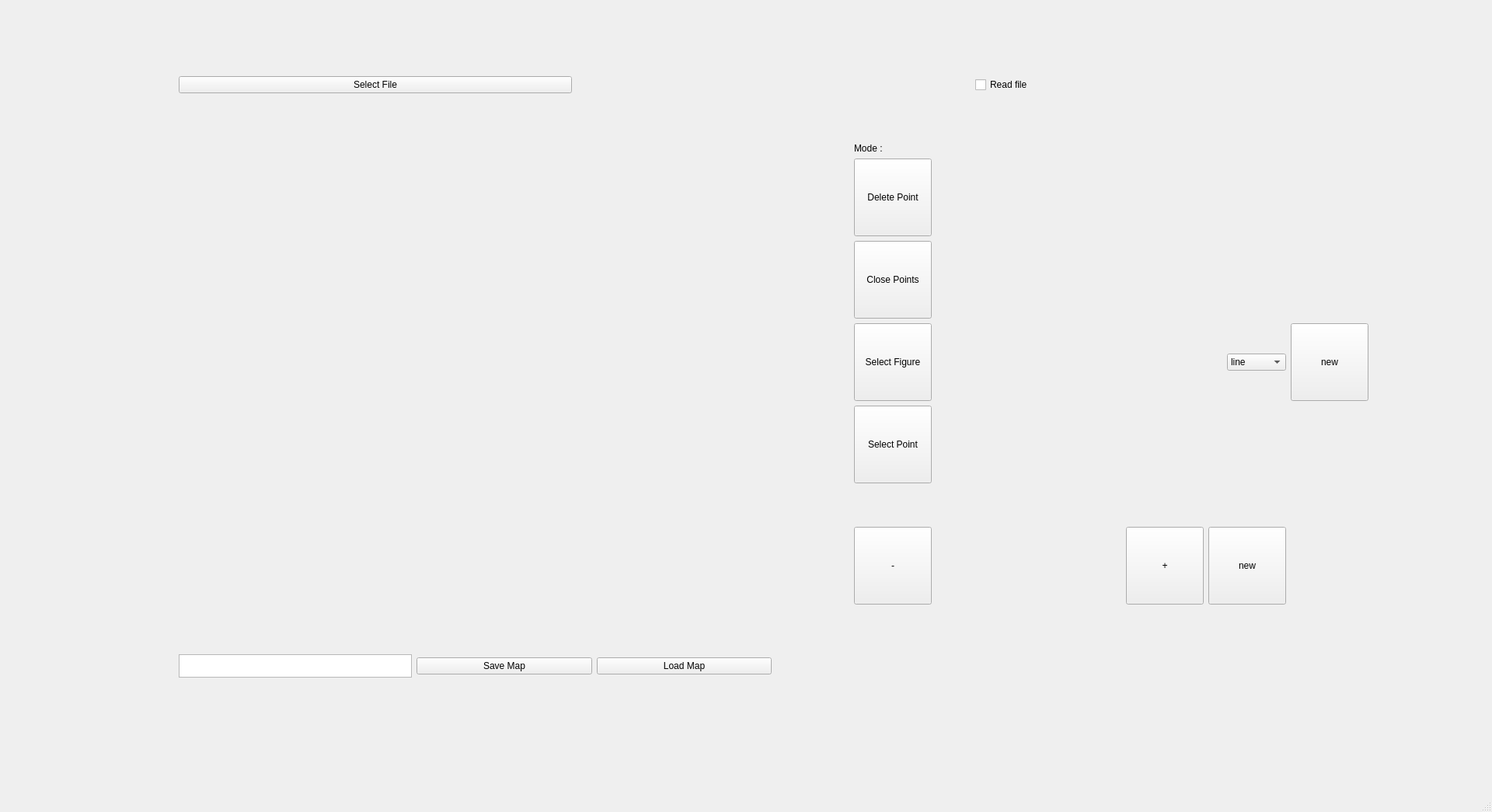
<?xml version="1.0" encoding="UTF-8"?>
<ui version="4.0">
 <class>MainWindow</class>
 <widget class="QMainWindow" name="MainWindow">
  <property name="geometry">
   <rect>
    <x>0</x>
    <y>0</y>
    <width>1920</width>
    <height>1045</height>
   </rect>
  </property>
  <property name="windowTitle">
   <string>MainWindow</string>
  </property>
  <widget class="QWidget" name="centralwidget">
   <widget class="QWidget" name="gridLayoutWidget">
    <property name="geometry">
     <rect>
      <x>230</x>
      <y>40</y>
      <width>1531</width>
      <height>891</height>
     </rect>
    </property>
    <layout class="QGridLayout" name="gridLayout">
     <item row="4" column="0">
      <layout class="QHBoxLayout" name="horizontalLayout">
       <item>
        <widget class="QTextEdit" name="NameTextEdit">
         <property name="maximumSize">
          <size>
           <width>300</width>
           <height>30</height>
          </size>
         </property>
        </widget>
       </item>
       <item>
        <widget class="QPushButton" name="SaveMapButton">
         <property name="text">
          <string>Save Map</string>
         </property>
        </widget>
       </item>
       <item>
        <widget class="QPushButton" name="LoadMapButton">
         <property name="text">
          <string>Load Map</string>
         </property>
        </widget>
       </item>
      </layout>
     </item>
     <item row="3" column="0">
      <layout class="QGridLayout" name="gridLayout_2"/>
     </item>
     <item row="3" column="1">
      <layout class="QGridLayout" name="gridLayout_5">
       <property name="leftMargin">
        <number>100</number>
       </property>
       <item row="4" column="0">
        <widget class="QPushButton" name="SelectPointButton">
         <property name="minimumSize">
          <size>
           <width>100</width>
           <height>100</height>
          </size>
         </property>
         <property name="text">
          <string>Select Point</string>
         </property>
        </widget>
       </item>
       <item row="1" column="1">
        <spacer name="horizontalSpacer">
         <property name="orientation">
          <enum>Qt::Horizontal</enum>
         </property>
         <property name="sizeHint" stdset="0">
          <size>
           <width>40</width>
           <height>20</height>
          </size>
         </property>
        </spacer>
       </item>
       <item row="0" column="0" colspan="2">
        <widget class="QLabel" name="ModeLabel">
         <property name="maximumSize">
          <size>
           <width>16777215</width>
           <height>50</height>
          </size>
         </property>
         <property name="text">
          <string>Mode : </string>
         </property>
        </widget>
       </item>
       <item row="1" column="0" alignment="Qt::AlignHCenter">
        <widget class="QPushButton" name="DeleteModeButton">
         <property name="minimumSize">
          <size>
           <width>100</width>
           <height>100</height>
          </size>
         </property>
         <property name="text">
          <string>Delete Point</string>
         </property>
        </widget>
       </item>
       <item row="3" column="0" alignment="Qt::AlignHCenter">
        <widget class="QPushButton" name="SelectFigureButton">
         <property name="minimumSize">
          <size>
           <width>100</width>
           <height>100</height>
          </size>
         </property>
         <property name="text">
          <string>Select Figure</string>
         </property>
        </widget>
       </item>
       <item row="3" column="2">
        <widget class="QComboBox" name="ModeComboBox">
         <item>
          <property name="text">
           <string>line</string>
          </property>
         </item>
         <item>
          <property name="text">
           <string>fond</string>
          </property>
         </item>
         <item>
          <property name="text">
           <string>obstacle</string>
          </property>
         </item>
        </widget>
       </item>
       <item row="3" column="1">
        <widget class="QLabel" name="FiguresLabel">
         <property name="text">
          <string/>
         </property>
        </widget>
       </item>
       <item row="5" column="0" colspan="3">
        <layout class="QGridLayout" name="gridLayout_3">
         <property name="topMargin">
          <number>50</number>
         </property>
         <item row="0" column="0">
          <widget class="QPushButton" name="floorLessButton">
           <property name="minimumSize">
            <size>
             <width>100</width>
             <height>100</height>
            </size>
           </property>
           <property name="maximumSize">
            <size>
             <width>100</width>
             <height>100</height>
            </size>
           </property>
           <property name="text">
            <string>-</string>
           </property>
          </widget>
         </item>
         <item row="0" column="2">
          <widget class="QPushButton" name="floorMoreButton">
           <property name="minimumSize">
            <size>
             <width>100</width>
             <height>100</height>
            </size>
           </property>
           <property name="maximumSize">
            <size>
             <width>100</width>
             <height>100</height>
            </size>
           </property>
           <property name="text">
            <string>+</string>
           </property>
          </widget>
         </item>
         <item row="0" column="1" alignment="Qt::AlignHCenter">
          <widget class="QLabel" name="floorLabel">
           <property name="text">
            <string/>
           </property>
          </widget>
         </item>
         <item row="0" column="3">
          <widget class="QPushButton" name="floorNewButton">
           <property name="minimumSize">
            <size>
             <width>100</width>
             <height>100</height>
            </size>
           </property>
           <property name="maximumSize">
            <size>
             <width>100</width>
             <height>100</height>
            </size>
           </property>
           <property name="text">
            <string>new</string>
           </property>
          </widget>
         </item>
        </layout>
       </item>
       <item row="2" column="0" alignment="Qt::AlignHCenter">
        <widget class="QPushButton" name="CloseModeButton">
         <property name="minimumSize">
          <size>
           <width>100</width>
           <height>100</height>
          </size>
         </property>
         <property name="text">
          <string>Close Points</string>
         </property>
        </widget>
       </item>
       <item row="3" column="3">
        <widget class="QPushButton" name="figureNewButton">
         <property name="minimumSize">
          <size>
           <width>100</width>
           <height>100</height>
          </size>
         </property>
         <property name="maximumSize">
          <size>
           <width>100</width>
           <height>100</height>
          </size>
         </property>
         <property name="text">
          <string>new</string>
         </property>
        </widget>
       </item>
      </layout>
     </item>
     <item row="0" column="0" colspan="2">
      <layout class="QHBoxLayout" name="horizontalLayout_4">
       <property name="topMargin">
        <number>0</number>
       </property>
       <item>
        <widget class="QPushButton" name="SelectFileButton">
         <property name="text">
          <string>Select File</string>
         </property>
        </widget>
       </item>
       <item>
        <widget class="QLabel" name="FileLabel">
         <property name="text">
          <string/>
         </property>
        </widget>
       </item>
       <item>
        <widget class="QCheckBox" name="checkBoxFile">
         <property name="text">
          <string>Read file</string>
         </property>
        </widget>
       </item>
      </layout>
     </item>
    </layout>
   </widget>
  </widget>
  <widget class="QMenuBar" name="menubar">
   <property name="geometry">
    <rect>
     <x>0</x>
     <y>0</y>
     <width>1920</width>
     <height>19</height>
    </rect>
   </property>
  </widget>
  <widget class="QStatusBar" name="statusbar"/>
 </widget>
 <resources/>
 <connections/>
</ui>
